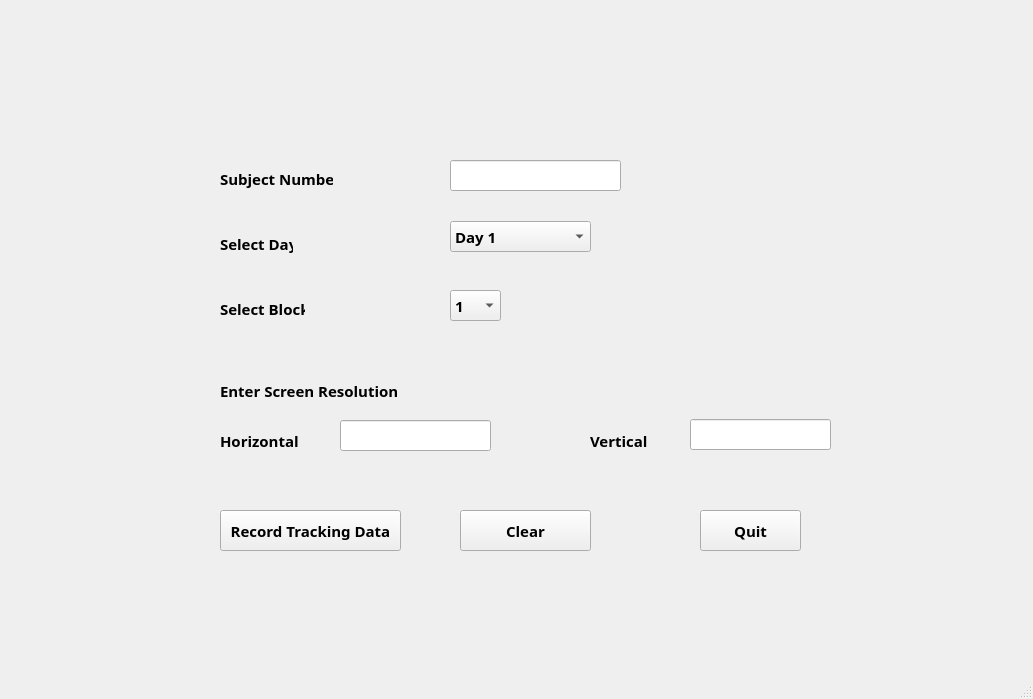
<?xml version="1.0" encoding="UTF-8"?>
<ui version="4.0">
 <class>MainWindow</class>
 <widget class="QMainWindow" name="MainWindow">
  <property name="geometry">
   <rect>
    <x>0</x>
    <y>0</y>
    <width>1033</width>
    <height>699</height>
   </rect>
  </property>
  <property name="font">
   <font>
    <family>Leelawadee</family>
    <pointsize>11</pointsize>
    <weight>75</weight>
    <bold>true</bold>
   </font>
  </property>
  <property name="windowTitle">
   <string>MainWindow</string>
  </property>
  <widget class="QWidget" name="centralwidget">
   <widget class="QLabel" name="logo1">
    <property name="geometry">
     <rect>
      <x>50</x>
      <y>10</y>
      <width>141</width>
      <height>101</height>
     </rect>
    </property>
    <property name="text">
     <string/>
    </property>
    <property name="pixmap">
     <pixmap>13552-REPAR-COUL.png</pixmap>
    </property>
   </widget>
   <widget class="QLabel" name="logo2">
    <property name="geometry">
     <rect>
      <x>780</x>
      <y>40</y>
      <width>271</width>
      <height>61</height>
     </rect>
    </property>
    <property name="text">
     <string/>
    </property>
    <property name="pixmap">
     <pixmap>medicine_logo_horiz_eng_outlined_750.png</pixmap>
    </property>
   </widget>
   <widget class="QLabel" name="subjectNo">
    <property name="geometry">
     <rect>
      <x>220</x>
      <y>170</y>
      <width>113</width>
      <height>18</height>
     </rect>
    </property>
    <property name="text">
     <string>Subject Number</string>
    </property>
   </widget>
   <widget class="QLabel" name="Day">
    <property name="geometry">
     <rect>
      <x>220</x>
      <y>235</y>
      <width>73</width>
      <height>18</height>
     </rect>
    </property>
    <property name="text">
     <string>Select Day</string>
    </property>
   </widget>
   <widget class="QPushButton" name="record">
    <property name="geometry">
     <rect>
      <x>220</x>
      <y>510</y>
      <width>181</width>
      <height>41</height>
     </rect>
    </property>
    <property name="text">
     <string>Record Tracking Data</string>
    </property>
   </widget>
   <widget class="QPushButton" name="quit">
    <property name="geometry">
     <rect>
      <x>700</x>
      <y>510</y>
      <width>101</width>
      <height>41</height>
     </rect>
    </property>
    <property name="text">
     <string>Quit</string>
    </property>
   </widget>
   <widget class="QPushButton" name="clear">
    <property name="geometry">
     <rect>
      <x>460</x>
      <y>510</y>
      <width>131</width>
      <height>41</height>
     </rect>
    </property>
    <property name="text">
     <string>Clear</string>
    </property>
   </widget>
   <widget class="QLabel" name="block">
    <property name="geometry">
     <rect>
      <x>220</x>
      <y>300</y>
      <width>85</width>
      <height>18</height>
     </rect>
    </property>
    <property name="text">
     <string>Select Block</string>
    </property>
   </widget>
   <widget class="QLabel" name="horizontal">
    <property name="geometry">
     <rect>
      <x>220</x>
      <y>430</y>
      <width>91</width>
      <height>21</height>
     </rect>
    </property>
    <property name="text">
     <string>Horizontal</string>
    </property>
   </widget>
   <widget class="QLabel" name="resolution">
    <property name="geometry">
     <rect>
      <x>220</x>
      <y>380</y>
      <width>181</width>
      <height>21</height>
     </rect>
    </property>
    <property name="text">
     <string>Enter Screen Resolution</string>
    </property>
   </widget>
   <widget class="QLabel" name="vertical">
    <property name="geometry">
     <rect>
      <x>590</x>
      <y>430</y>
      <width>101</width>
      <height>21</height>
     </rect>
    </property>
    <property name="text">
     <string>Vertical</string>
    </property>
   </widget>
   <widget class="QLineEdit" name="patient_text">
    <property name="geometry">
     <rect>
      <x>450</x>
      <y>160</y>
      <width>171</width>
      <height>31</height>
     </rect>
    </property>
   </widget>
   <widget class="QComboBox" name="combo_day">
    <property name="geometry">
     <rect>
      <x>450</x>
      <y>221</y>
      <width>141</width>
      <height>31</height>
     </rect>
    </property>
    <item>
     <property name="text">
      <string>Day 1</string>
     </property>
    </item>
    <item>
     <property name="text">
      <string>Day 2</string>
     </property>
    </item>
    <item>
     <property name="text">
      <string>Day 3</string>
     </property>
    </item>
    <item>
     <property name="text">
      <string>Day 4</string>
     </property>
    </item>
    <item>
     <property name="text">
      <string>Day5</string>
     </property>
    </item>
    <item>
     <property name="text">
      <string>Baseline</string>
     </property>
    </item>
    <item>
     <property name="text">
      <string>Performance</string>
     </property>
    </item>
    <item>
     <property name="text">
      <string>Familiarisation</string>
     </property>
    </item>
   </widget>
   <widget class="QComboBox" name="combo_block">
    <property name="geometry">
     <rect>
      <x>450</x>
      <y>290</y>
      <width>51</width>
      <height>31</height>
     </rect>
    </property>
    <item>
     <property name="text">
      <string>1</string>
     </property>
    </item>
    <item>
     <property name="text">
      <string>2</string>
     </property>
    </item>
    <item>
     <property name="text">
      <string>3</string>
     </property>
    </item>
    <item>
     <property name="text">
      <string>4</string>
     </property>
    </item>
    <item>
     <property name="text">
      <string>5</string>
     </property>
    </item>
   </widget>
   <widget class="QLineEdit" name="Horiz_text">
    <property name="geometry">
     <rect>
      <x>340</x>
      <y>420</y>
      <width>151</width>
      <height>31</height>
     </rect>
    </property>
   </widget>
   <widget class="QLineEdit" name="Vert_text">
    <property name="geometry">
     <rect>
      <x>690</x>
      <y>419</y>
      <width>141</width>
      <height>31</height>
     </rect>
    </property>
   </widget>
  </widget>
  <widget class="QMenuBar" name="menubar">
   <property name="geometry">
    <rect>
     <x>0</x>
     <y>0</y>
     <width>1033</width>
     <height>24</height>
    </rect>
   </property>
  </widget>
  <widget class="QStatusBar" name="statusbar"/>
 </widget>
 <resources/>
 <connections/>
</ui>
